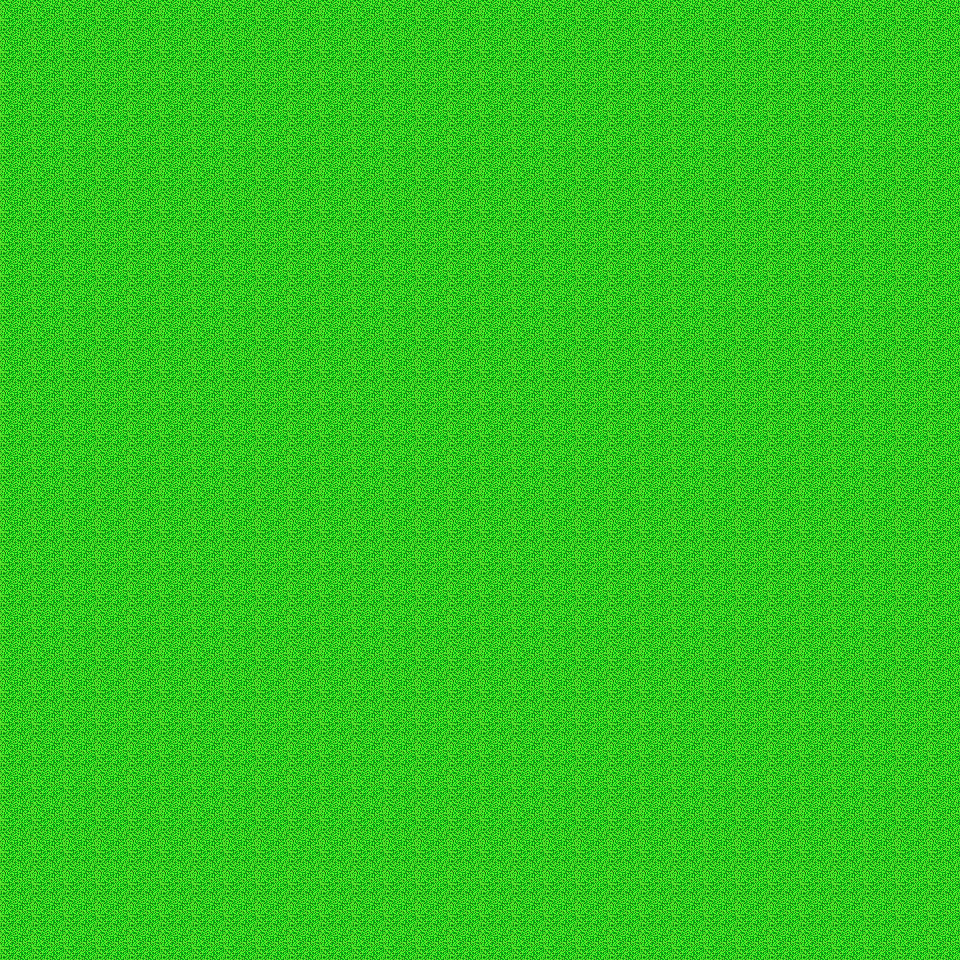

A 2D game scene composited from a Tiled map and its tileset images. What follows is a short description and the map's XML, with each tile layer's data collapsed to a summary:
An orthogonal 30x30 tile map with 32x32 px tiles, 1 tile layer (Ground).

<map version="1.0" orientation="orthogonal" width="30" height="30" tilewidth="32" tileheight="32">
 <tileset firstgid="1" name="gras" tilewidth="32" tileheight="32">
  <image source="gfx/gras.png" width="32" height="32" />
 </tileset>
 <layer name="Ground" width="30" height="30">
  <data>[900 cells, 900 non-empty, 1 distinct tile ids]</data>
 </layer>
</map>